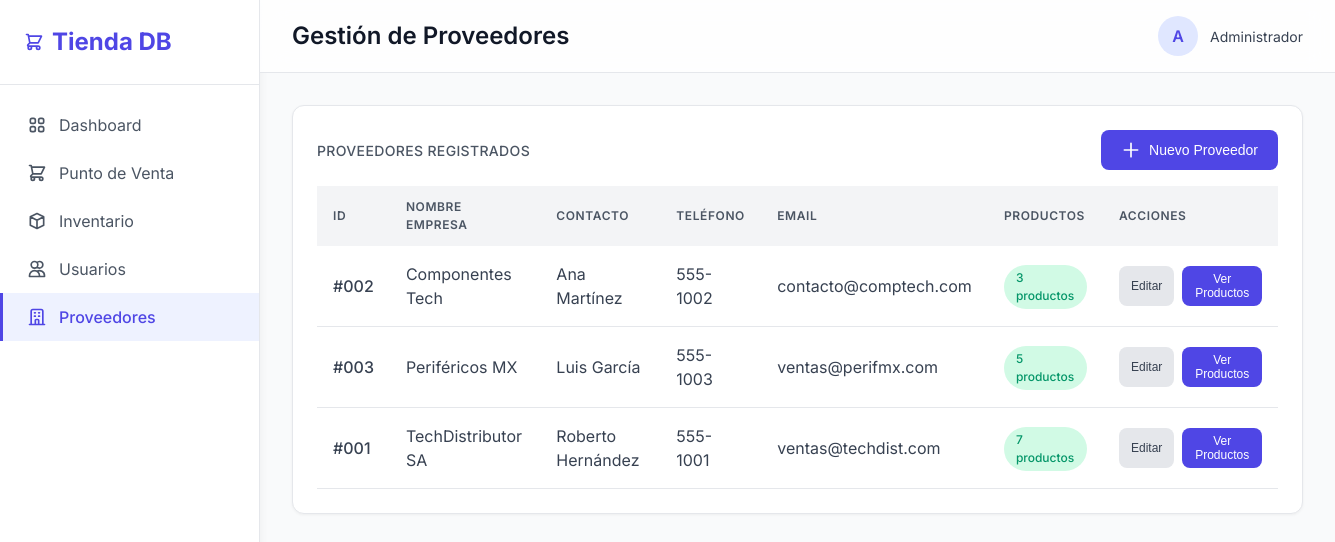
/pages/suppliers.php, run on the app's committed database.
### tables this page shows
CREATE TABLE proveedores (
    id INT AUTO_INCREMENT PRIMARY KEY,
    empresa VARCHAR(100) NOT NULL,
    contacto_nombre VARCHAR(100),
    telefono VARCHAR(20),
    email VARCHAR(100),
    activo BOOLEAN DEFAULT TRUE
);

### includes/db.php (called while the page is built, shortened)
<?php
function getDBConnection() {
    try {
        $dsn = "mysql:host=" . DB_HOST . ";dbname=" . DB_NAME . ";charset=" . DB_CHARSET;
        $options = [
            PDO::ATTR_ERRMODE => PDO::ERRMODE_EXCEPTION,
            PDO::ATTR_DEFAULT_FETCH_MODE => PDO::FETCH_ASSOC,
            PDO::ATTR_EMULATE_PREPARES => false,
        ];
        $pdo = new PDO($dsn, DB_USER, DB_PASS, $options);
        return $pdo;
    } catch (PDOException $e) {
        error_log("Database Connection Error: " . $e->getMessage());
        die("Error de conexión a la base de datos");
    }
}
function query($sql, $params = []) {
    $pdo = getDBConnection();
    $stmt = $pdo->prepare($sql);
    $stmt->execute($params);
    return $stmt;
}
function fetchAll($sql, $params = []) {
    $stmt = query($sql, $params);
    return $stmt->fetchAll();
}
?>

### pages/suppliers.php (the view, shortened to what this page needs)
<?php
require_once '../includes/db.php';
$proveedores = fetchAll("
    SELECT p.*, COUNT(pr.id) as total_productos
    FROM proveedores p
    LEFT JOIN productos pr ON p.id = pr.proveedor_id AND pr.activo = TRUE
    WHERE p.activo = TRUE
    GROUP BY p.id
    ORDER BY p.empresa
");
include '../includes/header.php';
?>
<div class="layout">
    <?php include '../includes/sidebar.php'; ?>
    <main class="main-content">
        <header class="header">
            <h1 class="header-title">Gestión de Proveedores</h1>
            <div class="user-info">
                <div class="user-avatar">A</div>
                <span class="user-name">Administrador</span>
            </div>
        </header>
        <div class="container">
            <div class="card">
                <div class="card-header">
                    <h2 class="card-title">Proveedores Registrados</h2>
                    <button class="btn btn-primary" onclick="openSupplierModal()">
                        <svg style="width: 20px; height: 20px;" fill="none" stroke="currentColor" viewBox="0 0 24 24">
                            <path stroke-linecap="round" stroke-linejoin="round" stroke-width="2" d="M12 4v16m8-8H4"/>
                        </svg>
                        Nuevo Proveedor
                    </button>
                </div>
                <div class="table-container">
                    <table>
                        <thead>
                            <tr>
                                <th>ID</th>
                                <th>Nombre Empresa</th>
                                <th>Contacto</th>
                                <th>Teléfono</th>
                                <th>Email</th>
                                <th>Productos</th>
                                <th>Acciones</th>
                            </tr>
                        </thead>
                        <tbody>
                            <?php foreach ($proveedores as $prov): ?>
                            <tr>
                                <td><span class="font-medium">#<?php echo str_pad($prov['id'], 3, '0', STR_PAD_LEFT); ?></span></td>
                                <td><?php echo htmlspecialchars($prov['empresa']); ?></td>
                                <td><?php echo htmlspecialchars($prov['contacto_nombre'] ?? 'N/A'); ?></td>
                                <td><?php echo htmlspecialchars($prov['telefono'] ?? 'N/A'); ?></td>
                                <td><?php echo htmlspecialchars($prov['email'] ?? 'N/A'); ?></td>
                                <td><span class="badge badge-success"><?php echo $prov['total_productos']; ?> productos</span></td>
                                <td>
                                    <div class="flex gap-2">
                                        <button class="btn btn-sm btn-secondary" onclick="editSupplier(<?php echo $prov['id']; ?>)">Editar</button>
                                        <button class="btn btn-sm btn-primary" onclick="viewProducts(<?php echo $prov['id']; ?>)">Ver Productos</button>
                                    </div>
                                </td>
                            </tr>
                            <?php endforeach; ?>
                        </tbody>
                    </table>
                </div>
            </div>
        </div>
    </main>
</div>
<?php include '../includes/footer.php'; ?>

### css/styles.css (style rules this page uses)
:root { --bg-gray-50: #f9fafb; --bg-white: #ffffff; --bg-indigo-50: #eef2ff; --indigo-600: #4f46e5; --indigo-700: #4338ca; --indigo-100: #e0e7ff; --emerald-500: #10b981; --emerald-600: #059669; --red-500: #ef4444; --red-600: #dc2626; --amber-500: #f59e0b; --gray-100: #f3f4f6; --gray-200: #e5e7eb; --gray-300: #d1d5db; --gray-400: #9ca3af; --gray-500: #6b7280; --gray-600: #4b5563; --gray-700: #374151; --gray-800: #1f2937; --gray-900: #111827; }
* { margin: 0; padding: 0; box-sizing: border-box; }
body { font-family: 'Inter', -apple-system, BlinkMacSystemFont, 'Segoe UI', Roboto, sans-serif; background-color: var(--bg-gray-50); color: var(--gray-900); line-height: 1.5; }
.layout { display: flex; min-height: 100vh; }
.main-content { margin-left: 260px; flex: 1; min-height: 100vh; }
.header { background-color: rgba(255, 255, 255, 0.8); backdrop-filter: blur(12px); -webkit-backdrop-filter: blur(12px); border-bottom: 1px solid var(--gray-200); padding: 1rem 2rem; position: sticky; top: 0; z-index: 10; display: flex; justify-content: space-between; align-items: center; }
.header-title { font-size: 1.5rem; font-weight: 600; color: var(--gray-900); }
.user-info { display: flex; align-items: center; gap: 0.75rem; }
.user-avatar { width: 40px; height: 40px; border-radius: 50%; background-color: var(--indigo-100); color: var(--indigo-600); display: flex; align-items: center; justify-content: center; font-weight: 600; }
.user-name { color: var(--gray-700); font-size: 0.875rem; }
.container { padding: 2rem; max-width: 1400px; }
.card { background-color: var(--bg-white); border: 1px solid var(--gray-200); border-radius: 12px; padding: 1.5rem; box-shadow: 0 1px 3px rgba(0, 0, 0, 0.05); transition: box-shadow 0.2s; }
.card-header { display: flex; justify-content: space-between; align-items: center; margin-bottom: 1rem; }
.card-title { font-size: 0.875rem; font-weight: 500; color: var(--gray-600); text-transform: uppercase; letter-spacing: 0.025em; }
.badge { display: inline-flex; align-items: center; padding: 0.25rem 0.75rem; border-radius: 9999px; font-size: 0.75rem; font-weight: 500; }
.badge-success { background-color: #d1fae5; color: var(--emerald-600); }
.table-container { overflow-x: auto; margin-top: 1rem; }
table { width: 100%; border-collapse: collapse; }
thead { background-color: var(--gray-100); }
th { padding: 0.75rem 1rem; text-align: left; font-size: 0.75rem; font-weight: 600; color: var(--gray-600); text-transform: uppercase; letter-spacing: 0.05em; }
td { padding: 1rem; border-bottom: 1px solid var(--gray-200); color: var(--gray-700); }
.btn { display: inline-flex; align-items: center; justify-content: center; gap: 0.5rem; padding: 0.625rem 1.25rem; border: none; border-radius: 8px; font-size: 0.875rem; font-weight: 500; cursor: pointer; transition: all 0.2s; text-decoration: none; }
.btn-primary { background-color: var(--indigo-600); color: white; }
.btn-secondary { background-color: var(--gray-200); color: var(--gray-700); }
.btn-sm { padding: 0.375rem 0.75rem; font-size: 0.75rem; }
.font-medium { font-weight: 500; }
.flex { display: flex; }
.gap-2 { gap: 0.5rem; }

### data on the page
proveedores: id "002", empresa "Componentes Tech", contacto_nombre "Ana Martínez", telefono "555-1002", email "contacto@comptech.com", total_productos "3"
proveedores: id "003", empresa "Periféricos MX", contacto_nombre "Luis García", telefono "555-1003", email "ventas@perifmx.com", total_productos "5"
proveedores: id "001", empresa "TechDistributor SA", contacto_nombre "Roberto Hernández", telefono "555-1001", email "ventas@techdist.com", total_productos "7"
